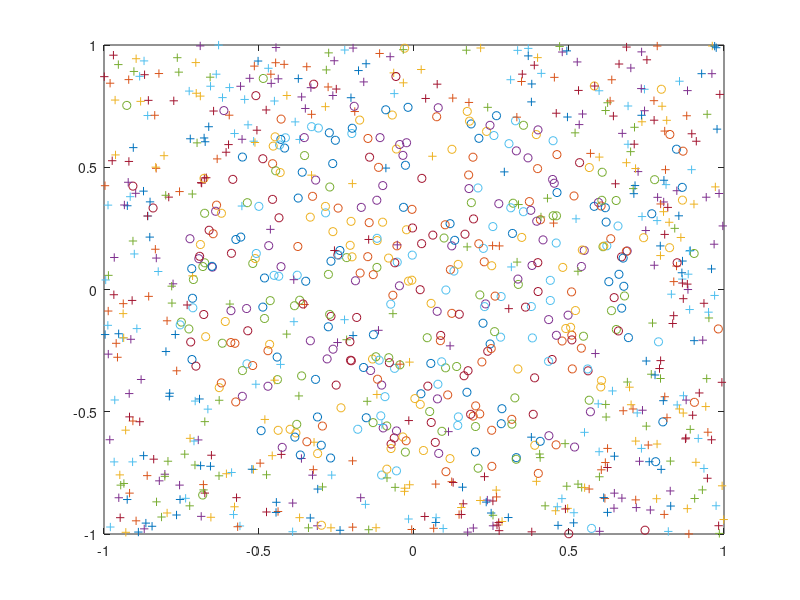

MATLAB code for this plot: (Note: this script raises an error after producing the figure.)
% Tristan Née
% CS 156 Problem Set 2
% Questions 9-10

N = 1000; % Amount of training points
N2 = 1000; % New, out of sample points
simulations = 100; % Amount of simulations to run
E_out = 0; % Keep track of amount of out of sample misclassified points
iterations_sum = 0; % Keep track of total amount of iterations
misclassified_average = 0;
% axis([-1,1,-1,1]) % Define the axis on which we graph
for s = 1:(simulations)
    % Construct matrix X.
    % First column of matrix X will be all ones, for all x0
    % Seond column will contain x coordinate of points
    % Third column will contain y coordinate of points
    X = ones(N, 3);
    count = 0;
    sideF = zeros(N, 1); % Points above line will be +1, below are -1
    for j = 1:(N)
        count = count + 1;
        x_cord = -1+2*rand(1,1); % x coordinate of point
        y_cord = -1+2*rand(1,1);% y coordinate of point
        X(count, 2) = x_cord; % Set x2 to x coordinate of point
        X(count, 3) = y_cord; % set x3 to y coordinate of point
        if ((x_cord^2) + (y_cord^2) > .6)            
            sideF(count) = 1;
        else
            sideF(count) = -1;
        end
    end
    random_list = ones(1, N/10);
    count = 0;
    for j = 1:(N/10)        
        count = count + 1;
        % Select random point to flip sign
        random = 1 + floor((N)*rand(1,1));
        sideF(random) = sideF(random) * -1; % Swap the sign
    end
    
    count = 0;
    for j = 1:(N)
        count = count + 1;
        if (sideF(count) == 1)
            plot(X(count, 2), X(count, 3), '+'); hold on;
        else
            plot(X(count, 2), X(count, 3), 'o'); hold on;
        end
    end
    
    newX = ones(N, 6); % Create matrix for nonlinear feature vector
    count = 0;
    for j = 1:(N)
        count = count + 1;
        x1 = X(count, 2);
        x2 = X(count, 3);
        newX(count, 1) = 1;
        newX(count, 2) = x1;
        newX(count, 3) = x2;
        newX(count, 4) = x1*x2;
        newX(count, 5) = x1^2;
        newX(count, 6) = x2^2;
    end
    pX = pinv(newX);
    W = pX*sideF;
    
    sideG = zeros(N, 1); % Keep track of results from hypothesis g
    
    count = 0;
    for j = 1:(N)
        count = count + 1;
        x1 = X(count, 2);
        x2 = X(count, 3);
        % Test out hypotheses from problem set. Keep one that gives us best
        % misclassified_average value.
        sideG(count) = sign(-1-(.05*x1)+(.08*x2)+(.13*x1*x2)+(1.5*(x1^2))+(1.5*(x2^2)));
    end
    
    %misclassified = 0;
    count = 0;
    for j = 1:(N)     
        count = count + 1;
        if (sideF(count) ~= sideG(count))
            misclassified = misclassified + 1;
        end
    end
    
    % Now generate out of sample points
    count = 0;
    misclassified_out = 0;
    for j = 1:(N2)
        count = count + 1;
        x1 = -1+2*rand(1,1); % x coordinate of point
        y2 = -1+2*rand(1,1);% y coordinate of point
        
        % Classify the newly generated points
        if (x1^2 + x2^2 > .6)
            correct = 1;
        else
            correct = -1;
        end
        
        % Find how the hypothesis deals with the new points and calculate
        % E_out based on that
        if (sign(-1-(.05*x1)+(.08*x2)+(.13*x1*x2)+(1.5*(x1^2))+(1.5*(x2^2))) ~= correct)
            misclassified_out = misclassified_out + 1;
        end
    end
    E_out = E_out + misclassified_out/N2;
    
end
misclassified_average = misclassified/simulations
E_out_average = E_out/simulations
